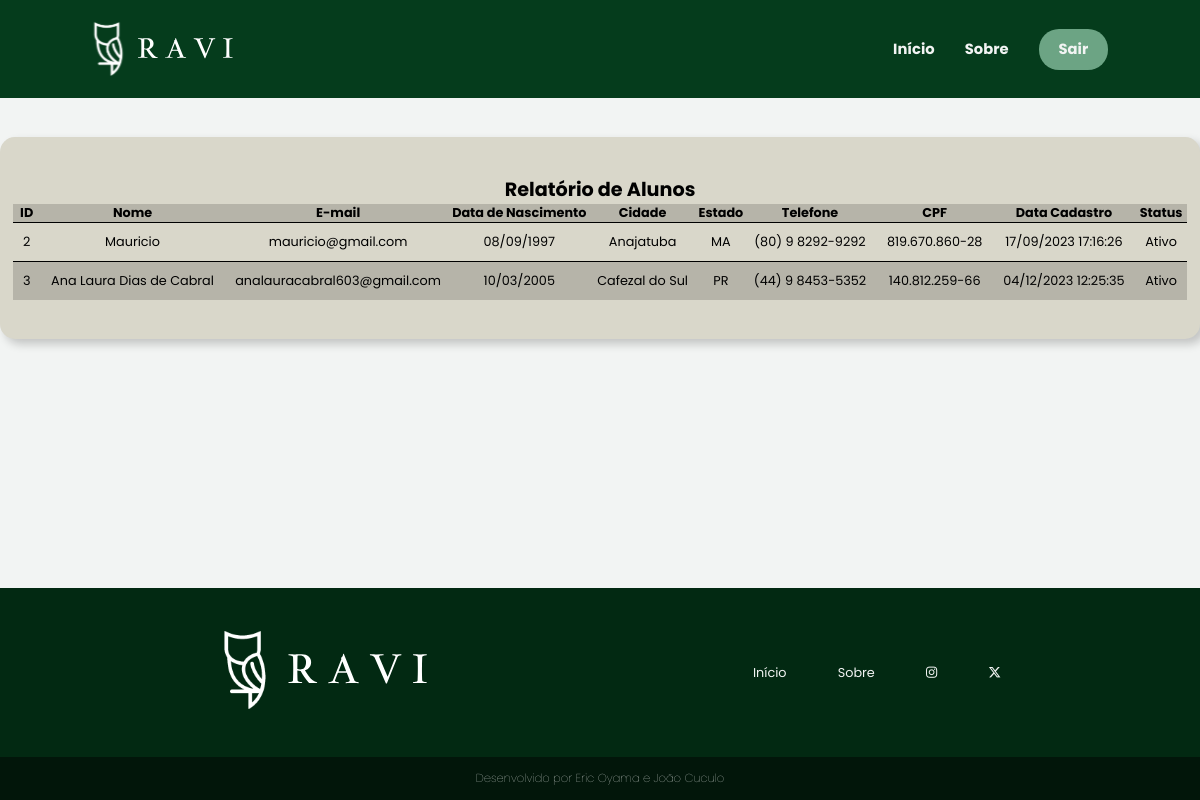
Page /sistema-usuario/usuario/relatorio-aluno.php (signed in) on the earlier database version.
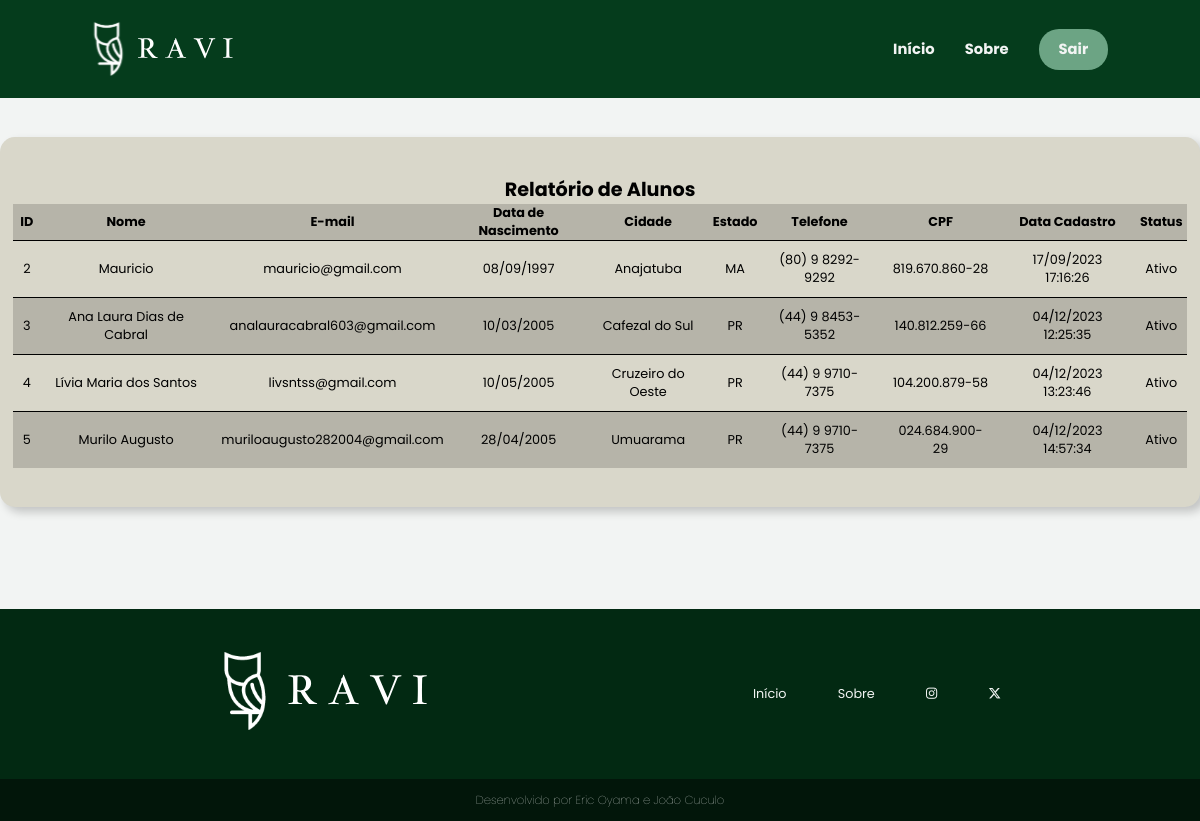
Same page on the later database version.
### tables this page shows
CREATE TABLE `aluno` (
  `id` int(11) NOT NULL,
  `nome` varchar(100) NOT NULL,
  `email` varchar(100) NOT NULL,
  `senha` varchar(255) NOT NULL,
  `dn` date NOT NULL,
  `endereco` varchar(100) NOT NULL,
  `cep` varchar(20) NOT NULL,
  `estado` varchar(100) NOT NULL,
  `cidade` varchar(100) NOT NULL,
  `telefone` varchar(20) NOT NULL,
  `cpf` varchar(20) NOT NULL,
  `rg` varchar(20) NOT NULL,
  `sexo` varchar(10) NOT NULL,
  `dataCad` timestamp NOT NULL DEFAULT current_timestamp(),
  `status` varchar(11) NOT NULL
);

### sistema-usuario/usuario/relatorio-aluno.php (the view, shortened to what this page needs)
<?php
    require_once('../../conexao.php');
    $sql = "SELECT * FROM aluno";
    $resultado = mysqli_query($conexao, $sql);
?>
<!DOCTYPE html>
<html lang="pt-br">
<head>
    <link rel="stylesheet" href="../../assets/css/header-footer.css">
    <link rel="stylesheet" href="../../assets/css/principal.css">
    <link rel="stylesheet" href="../../assets/css/relatorios.css">
</head>
<body>
    <?php require_once("../template-usuario/menu2.php") ?>
    <main class="container">
        <section class="relatorio-box">
            <h2>Relatório de Alunos</h2>
            <div class="table-roll-y table-roll-x">
                <table>
                    <thead>
                        <tr id="cabecalho-relatorio">
                            <th>ID</th>
                            <th>Nome</th>
                            <th>E-mail</th>
                            <th>Data de Nascimento</th>
                            <th>Cidade</th>
                            <th>Estado</th>
                            <th>Telefone</th>
                            <th>CPF</th>
                            <th>Data Cadastro</th>
                            <th>Status</th>
                        </tr>
                    </thead>
                    <tbody>
                        <?php while ($linha = mysqli_fetch_array($resultado)) {
                            $dn = new DateTime($linha['dn']);
                            $dataCad = new DateTime($linha['dataCad']);
                            if ($linha['status'] == 1) {
                                $status = "Ativo";
                            } else {
                                $status = "Inativo";
                            }
                            ?>
                        <tr>
                            <td class="td-espaco"><?= $linha['id'] ?></td>
                            <td class="td-espaco"><?= $linha['nome'] ?></td>
                            <td class="td-espaco"><?= $linha['email'] ?></td>
                            <td class="td-espaco"><?= $dn->format('d/m/Y') ?></td>
                            <td class="td-espaco"><?= $linha['cidade'] ?></td>
                            <td class="td-espaco"><?= $linha['estado'] ?></td>
                            <td class="td-espaco"><?= $linha['telefone'] ?></td>
                            <td class="td-espaco"><?= $linha['cpf'] ?></td>
                            <td class="td-espaco"><?= $dataCad->format('d/m/Y H:i:s') ?></td>
                            <td class="td-espaco"><?= $status ?></td>
                        </tr>
                        <?php } ?>
                    </tbody>
                </table>
            </div>
        </section>
    </main>
    <?php require_once("../template-usuario/rodape1.php") ?>
</body>
</html>

Differences in the rows shown:
added aluno: id "4", nome "Lívia Maria dos Santos", email "livsntss@gmail.com", dn "10/05/2005", cidade "Cruzeiro do Oeste", estado "PR", telefone "(44) 9 9710-7375", cpf "104.200.879-58", dataCad "04/12/2023 13:23:46", status "Ativo"
added aluno: id "5", nome "Murilo Augusto", email "muriloaugusto282004@gmail.com", dn "28/04/2005", cidade "Umuarama", estado "PR", telefone "(44) 9 9710-7375", cpf "024.684.900-29", dataCad "04/12/2023 14:57:34", status "Ativo"
